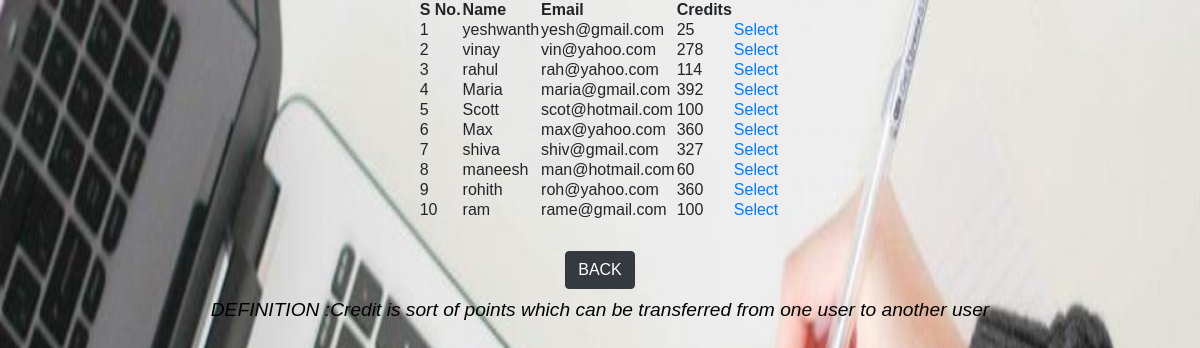
The page /users.php on the database its author committed.
### tables this page shows
CREATE TABLE `users` (
  `name` varchar(20) NOT NULL,
  `email` varchar(100) NOT NULL,
  `credit` int(200) NOT NULL
);

### users.php (the view, shortened to what this page needs)
<?php
    require_once('db_connect.php');
    $query = "select * from users";
    $result = mysqli_query($link,$query);
?>
<html>
	<head>
        <link rel="stylesheet" href="https://stackpath.bootstrapcdn.com/bootstrap/4.5.0/css/bootstrap.min.css">
    </head>
    <body>
    	<div class ="added">
    	<center>
        <table>
			<thead>
				<tr>
                    <th>S No.</th>
    				<th>Name</th>
    				<th>Email</th>
    				<th>Credits</th>
				</tr>
			</thead>
            <?php
                $i=1;
                while($row = mysqli_fetch_array($result)) {
                    echo "<tr>";
                    echo "<td>" . $i . "</td>";
                    echo "<td>" . $row["name"] . "</td>";
                    echo "<td>" . $row["email"] . "</td>";
                    echo "<td>" . $row["credit"] . "</td>";
                    echo "<td><a href=transfer.php?name=" . $row['name'] . ">Select</a><td>";
                    echo "</tr>";
                    ++$i;
                }
            ?>
     </table>
    <a href="index.php" class="btn btn-accent btn-small" id="left"><button type="button" class="btn btn-dark">BACK</button></a>
    <footer>
    	<i><big>
        <p>DEFINITION  :Credit is sort of points which can be transferred from one user to another user</p>
    </big></i>
    </footer>
   </center>
   </body>
</html>

### users.php (style rules this page uses)
body { background-image: url(spk3.jpg); background-repeat: no-repeat; background-size: 100% 100%; background-position: center; height: 100vh; font-family: Arial, Helvetica, sans-serif; }
.added { color: black; }

### rows shown on the page
users: name "yeshwanth", email "yesh@gmail.com", credit "25"
users: name "vinay", email "vin@yahoo.com", credit "278"
users: name "rahul", email "rah@yahoo.com", credit "114"
users: name "Maria", email "maria@gmail.com", credit "392"
users: name "Scott", email "scot@hotmail.com", credit "100"
users: name "Max", email "max@yahoo.com", credit "360"
users: name "shiva", email "shiv@gmail.com", credit "327"
users: name "maneesh", email "man@hotmail.com", credit "60"
users: name "rohith", email "roh@yahoo.com", credit "360"
users: name "ram", email "rame@gmail.com", credit "100"
